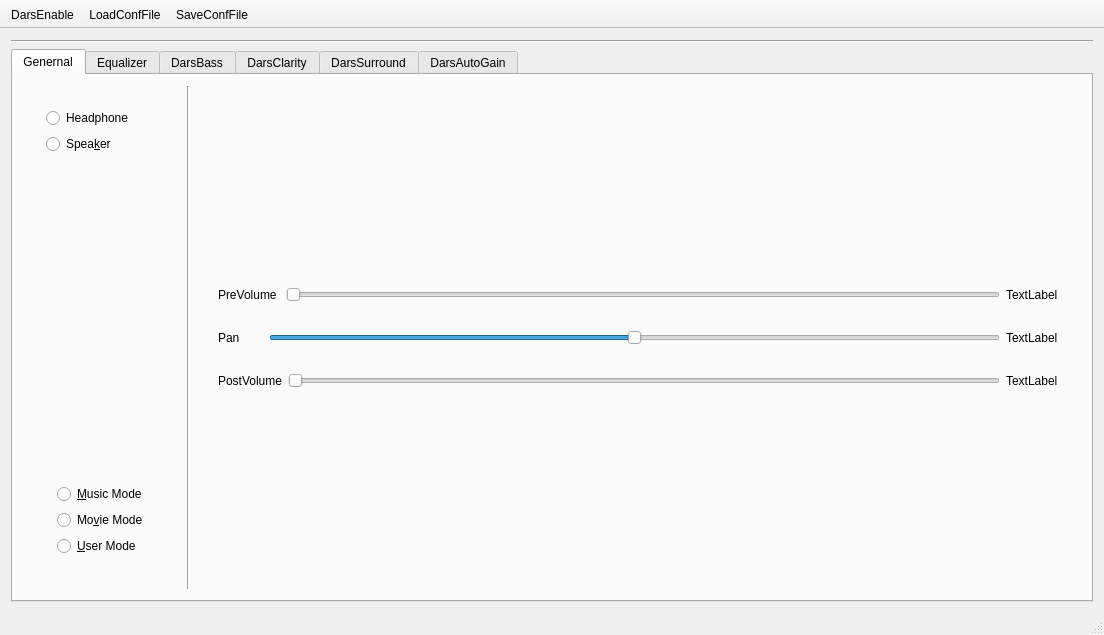
<?xml version="1.0" encoding="UTF-8"?>
<ui version="4.0">
 <class>MainWindow</class>
 <widget class="QMainWindow" name="MainWindow">
  <property name="enabled">
   <bool>true</bool>
  </property>
  <property name="geometry">
   <rect>
    <x>0</x>
    <y>0</y>
    <width>1104</width>
    <height>635</height>
   </rect>
  </property>
  <property name="windowTitle">
   <string>DarsAudio</string>
  </property>
  <widget class="QWidget" name="centralWidget">
   <layout class="QVBoxLayout" name="verticalLayout">
    <item>
     <widget class="Line" name="line_4">
      <property name="orientation">
       <enum>Qt::Horizontal</enum>
      </property>
     </widget>
    </item>
    <item>
     <widget class="QTabWidget" name="tabWidget">
      <property name="currentIndex">
       <number>0</number>
      </property>
      <widget class="QWidget" name="genernal">
       <attribute name="title">
        <string>Genernal</string>
       </attribute>
       <layout class="QHBoxLayout" name="horizontalLayout">
        <item>
         <widget class="QWidget" name="widget" native="true">
          <layout class="QVBoxLayout" name="verticalLayout_2">
           <item>
            <widget class="QWidget" name="widget_35" native="true">
             <layout class="QVBoxLayout" name="verticalLayout_15">
              <item>
               <widget class="QRadioButton" name="HeadphoneMode">
                <property name="text">
                 <string>Headphone</string>
                </property>
               </widget>
              </item>
              <item>
               <widget class="QRadioButton" name="SpeakerMode">
                <property name="text">
                 <string>Spea&amp;ker</string>
                </property>
               </widget>
              </item>
              <item>
               <widget class="QWidget" name="widget_36" native="true">
                <layout class="QVBoxLayout" name="verticalLayout_16">
                 <item>
                  <spacer name="verticalSpacer_7">
                   <property name="orientation">
                    <enum>Qt::Vertical</enum>
                   </property>
                   <property name="sizeHint" stdset="0">
                    <size>
                     <width>20</width>
                     <height>40</height>
                    </size>
                   </property>
                  </spacer>
                 </item>
                 <item>
                  <widget class="QRadioButton" name="MusicMode">
                   <property name="text">
                    <string>&amp;Music Mode</string>
                   </property>
                  </widget>
                 </item>
                 <item>
                  <widget class="QRadioButton" name="MovieMode">
                   <property name="text">
                    <string>Mo&amp;vie Mode</string>
                   </property>
                  </widget>
                 </item>
                 <item>
                  <widget class="QRadioButton" name="UserMode">
                   <property name="text">
                    <string>&amp;User Mode</string>
                   </property>
                  </widget>
                 </item>
                </layout>
               </widget>
              </item>
             </layout>
            </widget>
           </item>
          </layout>
         </widget>
        </item>
        <item>
         <widget class="Line" name="line">
          <property name="orientation">
           <enum>Qt::Vertical</enum>
          </property>
         </widget>
        </item>
        <item>
         <widget class="QWidget" name="widget_2" native="true">
          <layout class="QVBoxLayout" name="verticalLayout_3">
           <item>
            <spacer name="verticalSpacer_10">
             <property name="orientation">
              <enum>Qt::Vertical</enum>
             </property>
             <property name="sizeHint" stdset="0">
              <size>
               <width>20</width>
               <height>40</height>
              </size>
             </property>
            </spacer>
           </item>
           <item>
            <widget class="QWidget" name="widget_3" native="true">
             <layout class="QHBoxLayout" name="horizontalLayout_2">
              <item>
               <widget class="QLabel" name="label">
                <property name="text">
                 <string>PreVolume </string>
                </property>
               </widget>
              </item>
              <item>
               <widget class="QSlider" name="PreVolume">
                <property name="maximum">
                 <number>100</number>
                </property>
                <property name="orientation">
                 <enum>Qt::Horizontal</enum>
                </property>
               </widget>
              </item>
              <item>
               <widget class="QLabel" name="PreVolumeValue">
                <property name="text">
                 <string>TextLabel</string>
                </property>
               </widget>
              </item>
             </layout>
            </widget>
           </item>
           <item>
            <widget class="QWidget" name="widget_4" native="true">
             <layout class="QHBoxLayout" name="horizontalLayout_3">
              <item>
               <widget class="QLabel" name="label_2">
                <property name="text">
                 <string>Pan       </string>
                </property>
               </widget>
              </item>
              <item>
               <widget class="QSlider" name="ChannelPan">
                <property name="minimum">
                 <number>-100</number>
                </property>
                <property name="maximum">
                 <number>100</number>
                </property>
                <property name="orientation">
                 <enum>Qt::Horizontal</enum>
                </property>
               </widget>
              </item>
              <item>
               <widget class="QLabel" name="PanValue">
                <property name="text">
                 <string>TextLabel</string>
                </property>
               </widget>
              </item>
             </layout>
            </widget>
           </item>
           <item>
            <widget class="QWidget" name="widget_5" native="true">
             <layout class="QHBoxLayout" name="horizontalLayout_4">
              <item>
               <widget class="QLabel" name="label_3">
                <property name="text">
                 <string>PostVolume</string>
                </property>
               </widget>
              </item>
              <item>
               <widget class="QSlider" name="PostVolume">
                <property name="orientation">
                 <enum>Qt::Horizontal</enum>
                </property>
               </widget>
              </item>
              <item>
               <widget class="QLabel" name="PostVolumeValue">
                <property name="text">
                 <string>TextLabel</string>
                </property>
               </widget>
              </item>
             </layout>
            </widget>
           </item>
           <item>
            <spacer name="verticalSpacer_11">
             <property name="orientation">
              <enum>Qt::Vertical</enum>
             </property>
             <property name="sizeHint" stdset="0">
              <size>
               <width>20</width>
               <height>40</height>
              </size>
             </property>
            </spacer>
           </item>
          </layout>
         </widget>
        </item>
       </layout>
      </widget>
      <widget class="QWidget" name="equalizer">
       <attribute name="title">
        <string>Equalizer</string>
       </attribute>
       <layout class="QHBoxLayout" name="horizontalLayout_5">
        <item>
         <widget class="QWidget" name="widget_6" native="true">
          <layout class="QVBoxLayout" name="verticalLayout_4">
           <item>
            <widget class="QCheckBox" name="EqEnable">
             <property name="text">
              <string>Eq Enable</string>
             </property>
            </widget>
           </item>
           <item>
            <widget class="QLabel" name="label_17">
             <property name="text">
              <string>Eq Mode</string>
             </property>
            </widget>
           </item>
           <item>
            <widget class="QComboBox" name="EqMode">
             <property name="currentText">
              <string/>
             </property>
             <property name="modelColumn">
              <number>0</number>
             </property>
            </widget>
           </item>
           <item>
            <spacer name="verticalSpacer">
             <property name="orientation">
              <enum>Qt::Vertical</enum>
             </property>
             <property name="sizeHint" stdset="0">
              <size>
               <width>20</width>
               <height>40</height>
              </size>
             </property>
            </spacer>
           </item>
          </layout>
         </widget>
        </item>
        <item>
         <widget class="Line" name="line_2">
          <property name="orientation">
           <enum>Qt::Vertical</enum>
          </property>
         </widget>
        </item>
        <item>
         <widget class="QWidget" name="widget_7" native="true">
          <layout class="QVBoxLayout" name="verticalLayout_5">
           <item>
            <spacer name="verticalSpacer_12">
             <property name="orientation">
              <enum>Qt::Vertical</enum>
             </property>
             <property name="sizeHint" stdset="0">
              <size>
               <width>20</width>
               <height>40</height>
              </size>
             </property>
            </spacer>
           </item>
           <item>
            <widget class="QWidget" name="widget_8" native="true">
             <layout class="QHBoxLayout" name="horizontalLayout_6">
              <item>
               <widget class="QLabel" name="label_4">
                <property name="text">
                 <string>31 Hz  </string>
                </property>
               </widget>
              </item>
              <item>
               <widget class="QSlider" name="EqBand1">
                <property name="minimum">
                 <number>-100</number>
                </property>
                <property name="maximum">
                 <number>100</number>
                </property>
                <property name="orientation">
                 <enum>Qt::Horizontal</enum>
                </property>
               </widget>
              </item>
              <item>
               <widget class="QLabel" name="EqValue1">
                <property name="text">
                 <string>TextLabel</string>
                </property>
               </widget>
              </item>
             </layout>
            </widget>
           </item>
           <item>
            <widget class="QWidget" name="widget_9" native="true">
             <layout class="QHBoxLayout" name="horizontalLayout_7">
              <item>
               <widget class="QLabel" name="label_5">
                <property name="text">
                 <string>63 Hz  </string>
                </property>
               </widget>
              </item>
              <item>
               <widget class="QSlider" name="EqBand2">
                <property name="minimum">
                 <number>-100</number>
                </property>
                <property name="maximum">
                 <number>100</number>
                </property>
                <property name="orientation">
                 <enum>Qt::Horizontal</enum>
                </property>
               </widget>
              </item>
              <item>
               <widget class="QLabel" name="EqValue2">
                <property name="text">
                 <string>TextLabel</string>
                </property>
               </widget>
              </item>
             </layout>
            </widget>
           </item>
           <item>
            <widget class="QWidget" name="widget_10" native="true">
             <layout class="QHBoxLayout" name="horizontalLayout_8">
              <item>
               <widget class="QLabel" name="label_6">
                <property name="text">
                 <string>125 Hz </string>
                </property>
               </widget>
              </item>
              <item>
               <widget class="QSlider" name="EqBand3">
                <property name="minimum">
                 <number>-100</number>
                </property>
                <property name="maximum">
                 <number>100</number>
                </property>
                <property name="orientation">
                 <enum>Qt::Horizontal</enum>
                </property>
               </widget>
              </item>
              <item>
               <widget class="QLabel" name="EqValue3">
                <property name="text">
                 <string>TextLabel</string>
                </property>
               </widget>
              </item>
             </layout>
            </widget>
           </item>
           <item>
            <widget class="QWidget" name="widget_11" native="true">
             <layout class="QHBoxLayout" name="horizontalLayout_9">
              <item>
               <widget class="QLabel" name="label_7">
                <property name="text">
                 <string>250 Hz </string>
                </property>
               </widget>
              </item>
              <item>
               <widget class="QSlider" name="EqBand4">
                <property name="minimum">
                 <number>-100</number>
                </property>
                <property name="maximum">
                 <number>100</number>
                </property>
                <property name="orientation">
                 <enum>Qt::Horizontal</enum>
                </property>
               </widget>
              </item>
              <item>
               <widget class="QLabel" name="EqValue4">
                <property name="text">
                 <string>TextLabel</string>
                </property>
               </widget>
              </item>
             </layout>
            </widget>
           </item>
           <item>
            <widget class="QWidget" name="widget_12" native="true">
             <layout class="QHBoxLayout" name="horizontalLayout_10">
              <item>
               <widget class="QLabel" name="label_8">
                <property name="text">
                 <string>500 Hz </string>
                </property>
               </widget>
              </item>
              <item>
               <widget class="QSlider" name="EqBand5">
                <property name="minimum">
                 <number>-100</number>
                </property>
                <property name="maximum">
                 <number>100</number>
                </property>
                <property name="orientation">
                 <enum>Qt::Horizontal</enum>
                </property>
               </widget>
              </item>
              <item>
               <widget class="QLabel" name="EqValue5">
                <property name="text">
                 <string>TextLabel</string>
                </property>
               </widget>
              </item>
             </layout>
            </widget>
           </item>
           <item>
            <widget class="QWidget" name="widget_13" native="true">
             <layout class="QHBoxLayout" name="horizontalLayout_11">
              <item>
               <widget class="QLabel" name="label_9">
                <property name="text">
                 <string>1k Hz  </string>
                </property>
               </widget>
              </item>
              <item>
               <widget class="QSlider" name="EqBand6">
                <property name="minimum">
                 <number>-100</number>
                </property>
                <property name="maximum">
                 <number>100</number>
                </property>
                <property name="orientation">
                 <enum>Qt::Horizontal</enum>
                </property>
               </widget>
              </item>
              <item>
               <widget class="QLabel" name="EqValue6">
                <property name="text">
                 <string>TextLabel</string>
                </property>
               </widget>
              </item>
             </layout>
            </widget>
           </item>
           <item>
            <widget class="QWidget" name="widget_14" native="true">
             <layout class="QHBoxLayout" name="horizontalLayout_12">
              <item>
               <widget class="QLabel" name="label_10">
                <property name="text">
                 <string>2k Hz  </string>
                </property>
               </widget>
              </item>
              <item>
               <widget class="QSlider" name="EqBand7">
                <property name="minimum">
                 <number>-100</number>
                </property>
                <property name="maximum">
                 <number>100</number>
                </property>
                <property name="orientation">
                 <enum>Qt::Horizontal</enum>
                </property>
               </widget>
              </item>
              <item>
               <widget class="QLabel" name="EqValue7">
                <property name="text">
                 <string>TextLabel</string>
                </property>
               </widget>
              </item>
             </layout>
            </widget>
           </item>
           <item>
            <widget class="QWidget" name="widget_16" native="true">
             <layout class="QHBoxLayout" name="horizontalLayout_13">
              <item>
               <widget class="QLabel" name="label_11">
                <property name="text">
                 <string>4k Hz  </string>
                </property>
               </widget>
              </item>
              <item>
               <widget class="QSlider" name="EqBand8">
                <property name="minimum">
                 <number>-100</number>
                </property>
                <property name="maximum">
                 <number>100</number>
                </property>
                <property name="orientation">
                 <enum>Qt::Horizontal</enum>
                </property>
               </widget>
              </item>
              <item>
               <widget class="QLabel" name="EqValue8">
                <property name="text">
                 <string>TextLabel</string>
                </property>
               </widget>
              </item>
             </layout>
            </widget>
           </item>
           <item>
            <widget class="QWidget" name="widget_17" native="true">
             <layout class="QHBoxLayout" name="horizontalLayout_14">
              <item>
               <widget class="QLabel" name="label_12">
                <property name="text">
                 <string>8k Hz  </string>
                </property>
               </widget>
              </item>
              <item>
               <widget class="QSlider" name="EqBand9">
                <property name="minimum">
                 <number>-100</number>
                </property>
                <property name="maximum">
                 <number>100</number>
                </property>
                <property name="orientation">
                 <enum>Qt::Horizontal</enum>
                </property>
               </widget>
              </item>
              <item>
               <widget class="QLabel" name="EqValue9">
                <property name="text">
                 <string>TextLabel</string>
                </property>
               </widget>
              </item>
             </layout>
            </widget>
           </item>
           <item>
            <widget class="QWidget" name="widget_15" native="true">
             <layout class="QHBoxLayout" name="horizontalLayout_15">
              <item>
               <widget class="QLabel" name="label_13">
                <property name="text">
                 <string>16k Hz </string>
                </property>
               </widget>
              </item>
              <item>
               <widget class="QSlider" name="EqBand10">
                <property name="minimum">
                 <number>-100</number>
                </property>
                <property name="maximum">
                 <number>100</number>
                </property>
                <property name="orientation">
                 <enum>Qt::Horizontal</enum>
                </property>
               </widget>
              </item>
              <item>
               <widget class="QLabel" name="EqValue10">
                <property name="text">
                 <string>TextLabel</string>
                </property>
               </widget>
              </item>
             </layout>
            </widget>
           </item>
           <item>
            <spacer name="verticalSpacer_13">
             <property name="orientation">
              <enum>Qt::Vertical</enum>
             </property>
             <property name="sizeHint" stdset="0">
              <size>
               <width>20</width>
               <height>40</height>
              </size>
             </property>
            </spacer>
           </item>
          </layout>
         </widget>
        </item>
       </layout>
      </widget>
      <widget class="QWidget" name="darsbass">
       <attribute name="title">
        <string>DarsBass</string>
       </attribute>
       <layout class="QHBoxLayout" name="horizontalLayout_16">
        <item>
         <widget class="QWidget" name="widget_18" native="true">
          <layout class="QVBoxLayout" name="verticalLayout_6">
           <item>
            <widget class="QCheckBox" name="BassEnable">
             <property name="text">
              <string>Bass Enable</string>
             </property>
            </widget>
           </item>
           <item>
            <widget class="QWidget" name="widget_20" native="true">
             <layout class="QVBoxLayout" name="verticalLayout_7">
              <item>
               <widget class="QLabel" name="label_14">
                <property name="text">
                 <string>Bass Mode</string>
                </property>
               </widget>
              </item>
              <item>
               <widget class="QComboBox" name="BassMode">
                <item>
                 <property name="text">
                  <string>Nature</string>
                 </property>
                </item>
                <item>
                 <property name="text">
                  <string>Oxygen</string>
                 </property>
                </item>
                <item>
                 <property name="text">
                  <string>Subwoofer</string>
                 </property>
                </item>
               </widget>
              </item>
              <item>
               <spacer name="verticalSpacer_2">
                <property name="orientation">
                 <enum>Qt::Vertical</enum>
                </property>
                <property name="sizeType">
                 <enum>QSizePolicy::Expanding</enum>
                </property>
                <property name="sizeHint" stdset="0">
                 <size>
                  <width>20</width>
                  <height>40</height>
                 </size>
                </property>
               </spacer>
              </item>
             </layout>
            </widget>
           </item>
          </layout>
         </widget>
        </item>
        <item>
         <widget class="Line" name="line_3">
          <property name="orientation">
           <enum>Qt::Vertical</enum>
          </property>
         </widget>
        </item>
        <item>
         <widget class="QWidget" name="widget_19" native="true">
          <layout class="QVBoxLayout" name="verticalLayout_8">
           <item>
            <spacer name="verticalSpacer_8">
             <property name="orientation">
              <enum>Qt::Vertical</enum>
             </property>
             <property name="sizeHint" stdset="0">
              <size>
               <width>20</width>
               <height>40</height>
              </size>
             </property>
            </spacer>
           </item>
           <item>
            <widget class="QWidget" name="widget_21" native="true">
             <layout class="QHBoxLayout" name="horizontalLayout_17">
              <item>
               <widget class="QLabel" name="label_15">
                <property name="text">
                 <string>BassFreq  </string>
                </property>
               </widget>
              </item>
              <item>
               <widget class="QSlider" name="BassFreq">
                <property name="minimum">
                 <number>20</number>
                </property>
                <property name="maximum">
                 <number>380</number>
                </property>
                <property name="orientation">
                 <enum>Qt::Horizontal</enum>
                </property>
               </widget>
              </item>
              <item>
               <widget class="QLabel" name="BassFreqValue">
                <property name="text">
                 <string>TextLabel</string>
                </property>
               </widget>
              </item>
             </layout>
            </widget>
           </item>
           <item>
            <widget class="QWidget" name="widget_22" native="true">
             <layout class="QHBoxLayout" name="horizontalLayout_18">
              <item>
               <widget class="QLabel" name="label_16">
                <property name="text">
                 <string>BassFactor</string>
                </property>
               </widget>
              </item>
              <item>
               <widget class="QSlider" name="BassFactor">
                <property name="maximum">
                 <number>100</number>
                </property>
                <property name="orientation">
                 <enum>Qt::Horizontal</enum>
                </property>
               </widget>
              </item>
              <item>
               <widget class="QLabel" name="BassFactorValue">
                <property name="text">
                 <string>TextLabel</string>
                </property>
               </widget>
              </item>
             </layout>
            </widget>
           </item>
           <item>
            <spacer name="verticalSpacer_9">
             <property name="orientation">
              <enum>Qt::Vertical</enum>
             </property>
             <property name="sizeHint" stdset="0">
              <size>
               <width>20</width>
               <height>40</height>
              </size>
             </property>
            </spacer>
           </item>
          </layout>
         </widget>
        </item>
       </layout>
      </widget>
      <widget class="QWidget" name="darsclarity">
       <attribute name="title">
        <string>DarsClarity</string>
       </attribute>
       <layout class="QHBoxLayout" name="horizontalLayout_19">
        <item>
         <widget class="QWidget" name="widget_23" native="true">
          <layout class="QVBoxLayout" name="verticalLayout_9">
           <item>
            <widget class="QCheckBox" name="ClarityEnable">
             <property name="text">
              <string>Clarity Enable</string>
             </property>
            </widget>
           </item>
           <item>
            <widget class="QLabel" name="label_18">
             <property name="text">
              <string>Clarity Mode</string>
             </property>
            </widget>
           </item>
           <item>
            <widget class="QComboBox" name="ClarityMode">
             <item>
              <property name="text">
               <string>Nature</string>
              </property>
             </item>
             <item>
              <property name="text">
               <string>Oxygen</string>
              </property>
             </item>
            </widget>
           </item>
           <item>
            <spacer name="verticalSpacer_3">
             <property name="orientation">
              <enum>Qt::Vertical</enum>
             </property>
             <property name="sizeHint" stdset="0">
              <size>
               <width>20</width>
               <height>40</height>
              </size>
             </property>
            </spacer>
           </item>
          </layout>
         </widget>
        </item>
        <item>
         <widget class="Line" name="line_5">
          <property name="orientation">
           <enum>Qt::Vertical</enum>
          </property>
         </widget>
        </item>
        <item>
         <widget class="QWidget" name="widget_24" native="true">
          <layout class="QVBoxLayout" name="verticalLayout_10">
           <item>
            <spacer name="verticalSpacer_14">
             <property name="orientation">
              <enum>Qt::Vertical</enum>
             </property>
             <property name="sizeHint" stdset="0">
              <size>
               <width>20</width>
               <height>40</height>
              </size>
             </property>
            </spacer>
           </item>
           <item>
            <widget class="QWidget" name="widget_25" native="true">
             <layout class="QHBoxLayout" name="horizontalLayout_20">
              <item>
               <widget class="QLabel" name="label_19">
                <property name="text">
                 <string>Factor</string>
                </property>
               </widget>
              </item>
              <item>
               <widget class="QSlider" name="ClarityFactor">
                <property name="maximum">
                 <number>100</number>
                </property>
                <property name="orientation">
                 <enum>Qt::Horizontal</enum>
                </property>
               </widget>
              </item>
              <item>
               <widget class="QLabel" name="ClarityFactorValue">
                <property name="text">
                 <string>TextLabel</string>
                </property>
               </widget>
              </item>
             </layout>
            </widget>
           </item>
           <item>
            <spacer name="verticalSpacer_4">
             <property name="orientation">
              <enum>Qt::Vertical</enum>
             </property>
             <property name="sizeHint" stdset="0">
              <size>
               <width>20</width>
               <height>40</height>
              </size>
             </property>
            </spacer>
           </item>
          </layout>
         </widget>
        </item>
       </layout>
      </widget>
      <widget class="QWidget" name="darssurround">
       <attribute name="title">
        <string>DarsSurround</string>
       </attribute>
       <layout class="QHBoxLayout" name="horizontalLayout_21">
        <item>
         <widget class="QWidget" name="widget_26" native="true">
          <layout class="QVBoxLayout" name="verticalLayout_11">
           <item>
            <widget class="QCheckBox" name="SurroundEnable">
             <property name="text">
              <string>Surround Enable</string>
             </property>
            </widget>
           </item>
           <item>
            <widget class="QLabel" name="label_20">
             <property name="text">
              <string>Surround Mode</string>
             </property>
            </widget>
           </item>
           <item>
            <widget class="QComboBox" name="SurroundMode">
             <item>
              <property name="text">
               <string>3DSurround</string>
              </property>
             </item>
            </widget>
           </item>
           <item>
            <spacer name="verticalSpacer_5">
             <property name="orientation">
              <enum>Qt::Vertical</enum>
             </property>
             <property name="sizeHint" stdset="0">
              <size>
               <width>20</width>
               <height>40</height>
              </size>
             </property>
            </spacer>
           </item>
          </layout>
         </widget>
        </item>
        <item>
         <widget class="Line" name="line_7">
          <property name="orientation">
           <enum>Qt::Vertical</enum>
          </property>
         </widget>
        </item>
        <item>
         <widget class="QWidget" name="widget_27" native="true">
          <layout class="QVBoxLayout" name="verticalLayout_12">
           <item>
            <spacer name="verticalSpacer_15">
             <property name="orientation">
              <enum>Qt::Vertical</enum>
             </property>
             <property name="sizeHint" stdset="0">
              <size>
               <width>20</width>
               <height>40</height>
              </size>
             </property>
            </spacer>
           </item>
           <item>
            <widget class="QWidget" name="widget_28" native="true">
             <layout class="QHBoxLayout" name="horizontalLayout_22">
              <item>
               <widget class="QLabel" name="label_21">
                <property name="text">
                 <string>Stereo</string>
                </property>
               </widget>
              </item>
              <item>
               <widget class="QSlider" name="SurroundStereo">
                <property name="maximum">
                 <number>100</number>
                </property>
                <property name="orientation">
                 <enum>Qt::Horizontal</enum>
                </property>
               </widget>
              </item>
              <item>
               <widget class="QLabel" name="SurroundStereoValue">
                <property name="text">
                 <string>TextLabel</string>
                </property>
               </widget>
              </item>
             </layout>
            </widget>
           </item>
           <item>
            <widget class="QWidget" name="widget_29" native="true">
             <layout class="QHBoxLayout" name="horizontalLayout_23">
              <item>
               <widget class="QLabel" name="label_23">
                <property name="text">
                 <string>Image</string>
                </property>
               </widget>
              </item>
              <item>
               <widget class="QSlider" name="SurroundImage">
                <property name="maximum">
                 <number>100</number>
                </property>
                <property name="orientation">
                 <enum>Qt::Horizontal</enum>
                </property>
               </widget>
              </item>
              <item>
               <widget class="QLabel" name="SurroundImageValue">
                <property name="text">
                 <string>TextLabel</string>
                </property>
               </widget>
              </item>
             </layout>
            </widget>
           </item>
           <item>
            <spacer name="verticalSpacer_16">
             <property name="orientation">
              <enum>Qt::Vertical</enum>
             </property>
             <property name="sizeHint" stdset="0">
              <size>
               <width>20</width>
               <height>40</height>
              </size>
             </property>
            </spacer>
           </item>
          </layout>
         </widget>
        </item>
       </layout>
      </widget>
      <widget class="QWidget" name="darsautogain">
       <attribute name="title">
        <string>DarsAutoGain</string>
       </attribute>
       <layout class="QHBoxLayout" name="horizontalLayout_24">
        <item>
         <widget class="QWidget" name="widget_30" native="true">
          <layout class="QVBoxLayout" name="verticalLayout_13">
           <item>
            <widget class="QCheckBox" name="AgcEnable">
             <property name="text">
              <string>AGC Enable</string>
             </property>
            </widget>
           </item>
           <item>
            <spacer name="verticalSpacer_6">
             <property name="orientation">
              <enum>Qt::Vertical</enum>
             </property>
             <property name="sizeHint" stdset="0">
              <size>
               <width>20</width>
               <height>40</height>
              </size>
             </property>
            </spacer>
           </item>
          </layout>
         </widget>
        </item>
        <item>
         <widget class="Line" name="line_6">
          <property name="orientation">
           <enum>Qt::Vertical</enum>
          </property>
         </widget>
        </item>
        <item>
         <widget class="QWidget" name="widget_31" native="true">
          <layout class="QVBoxLayout" name="verticalLayout_14">
           <item>
            <spacer name="verticalSpacer_17">
             <property name="orientation">
              <enum>Qt::Vertical</enum>
             </property>
             <property name="sizeHint" stdset="0">
              <size>
               <width>20</width>
               <height>40</height>
              </size>
             </property>
            </spacer>
           </item>
           <item>
            <widget class="QWidget" name="widget_32" native="true">
             <layout class="QHBoxLayout" name="horizontalLayout_25">
              <item>
               <widget class="QLabel" name="label_22">
                <property name="text">
                 <string>Ratio </string>
                </property>
               </widget>
              </item>
              <item>
               <widget class="QSlider" name="AgcRatio">
                <property name="maximum">
                 <number>100</number>
                </property>
                <property name="orientation">
                 <enum>Qt::Horizontal</enum>
                </property>
               </widget>
              </item>
              <item>
               <widget class="QLabel" name="AgcRatioValue">
                <property name="text">
                 <string>TextLabel</string>
                </property>
               </widget>
              </item>
             </layout>
            </widget>
           </item>
           <item>
            <widget class="QWidget" name="widget_33" native="true">
             <layout class="QHBoxLayout" name="horizontalLayout_26">
              <item>
               <widget class="QLabel" name="label_25">
                <property name="text">
                 <string>Volume</string>
                </property>
               </widget>
              </item>
              <item>
               <widget class="QSlider" name="AgcVolume">
                <property name="maximum">
                 <number>100</number>
                </property>
                <property name="orientation">
                 <enum>Qt::Horizontal</enum>
                </property>
               </widget>
              </item>
              <item>
               <widget class="QLabel" name="AgcVolumeValue">
                <property name="text">
                 <string>TextLabel</string>
                </property>
               </widget>
              </item>
             </layout>
            </widget>
           </item>
           <item>
            <widget class="QWidget" name="widget_34" native="true">
             <layout class="QHBoxLayout" name="horizontalLayout_27">
              <item>
               <widget class="QLabel" name="label_27">
                <property name="text">
                 <string>Factor</string>
                </property>
               </widget>
              </item>
              <item>
               <widget class="QSlider" name="AgcFactor">
                <property name="maximum">
                 <number>100</number>
                </property>
                <property name="orientation">
                 <enum>Qt::Horizontal</enum>
                </property>
               </widget>
              </item>
              <item>
               <widget class="QLabel" name="AgcFactorValue">
                <property name="text">
                 <string>TextLabel</string>
                </property>
               </widget>
              </item>
             </layout>
            </widget>
           </item>
           <item>
            <spacer name="verticalSpacer_18">
             <property name="orientation">
              <enum>Qt::Vertical</enum>
             </property>
             <property name="sizeHint" stdset="0">
              <size>
               <width>20</width>
               <height>40</height>
              </size>
             </property>
            </spacer>
           </item>
          </layout>
         </widget>
        </item>
       </layout>
      </widget>
     </widget>
    </item>
   </layout>
  </widget>
  <widget class="QStatusBar" name="statusBar"/>
  <widget class="QToolBar" name="toolBar">
   <property name="windowTitle">
    <string>toolBar</string>
   </property>
   <property name="movable">
    <bool>false</bool>
   </property>
   <property name="floatable">
    <bool>false</bool>
   </property>
   <attribute name="toolBarArea">
    <enum>TopToolBarArea</enum>
   </attribute>
   <attribute name="toolBarBreak">
    <bool>false</bool>
   </attribute>
   <addaction name="actionDarsEnable"/>
   <addaction name="actionLoadConfFile"/>
   <addaction name="actionSaveConfFile"/>
  </widget>
  <action name="actionLoadConfFile">
   <property name="text">
    <string>LoadConfFile</string>
   </property>
  </action>
  <action name="actionSaveConfFile">
   <property name="text">
    <string>SaveConfFile</string>
   </property>
  </action>
  <action name="actionDarsEnable">
   <property name="checkable">
    <bool>true</bool>
   </property>
   <property name="text">
    <string>DarsEnable</string>
   </property>
   <property name="shortcut">
    <string>Space</string>
   </property>
  </action>
 </widget>
 <layoutdefault spacing="6" margin="11"/>
 <resources/>
 <connections/>
</ui>
